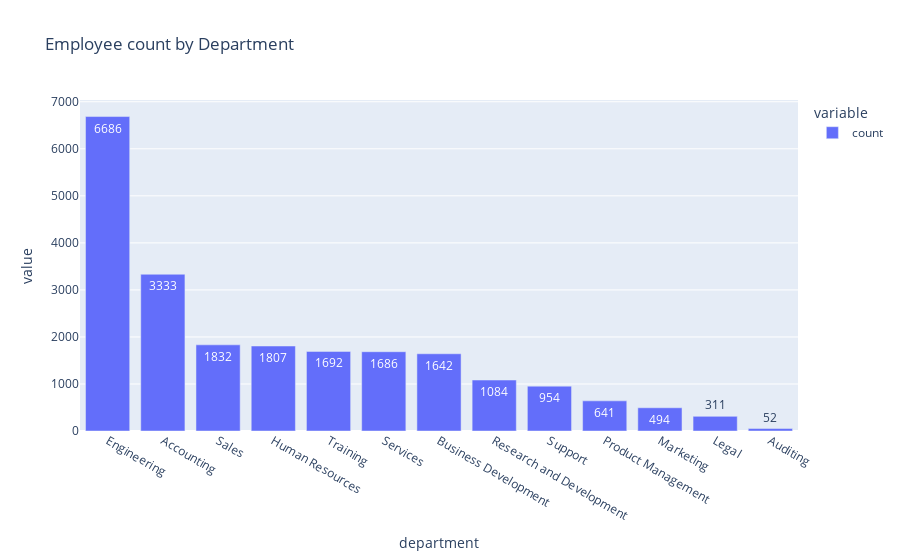

The notebook cell this image was saved under:
### Code cell
fig = px.bar(data_frame=dep_df, title="Employee count by Department", text_auto=True)
fig.show()

### Figure 1 — Plotly figure (JSON) as saved in the notebook; plotly's stock layout.template omitted (floating-point values rounded to 4 significant figures)
{"data": [{"alignmentgroup": "True", "hovertemplate": "variable=count<br>department=%{x}<br>value=%{y}<extra></extra>", "legendgroup": "count", "marker": {"color": "#636efa", "pattern": {"shape": ""}}, "name": "count", "offsetgroup": "count", "orientation": "v", "showlegend": true, "textposition": "auto", "texttemplate": "%{y}", "type": "bar", "x": ["Engineering", "Accounting", "Sales", "Human Resources", "Training", "Services", "Business Development", "Research and Development", "Support", "Product Management", "Marketing", "Legal", "Auditing"], "xaxis": "x", "y": [6686, 3333, 1832, 1807, 1692, 1686, 1642, 1084, 954, 641, 494, 311, 52], "yaxis": "y"}], "layout": {"autosize": true, "barmode": "relative", "legend": {"title": {"text": "variable"}, "tracegroupgap": 0}, "title": {"text": "Employee count by Department"}, "xaxis": {"anchor": "y", "autorange": true, "domain": [0, 1], "range": [-0.5, 12.5], "title": {"text": "department"}, "type": "category"}, "yaxis": {"anchor": "x", "autorange": true, "domain": [0, 1], "range": [0, 7038.0], "title": {"text": "value"}, "type": "linear"}}}
